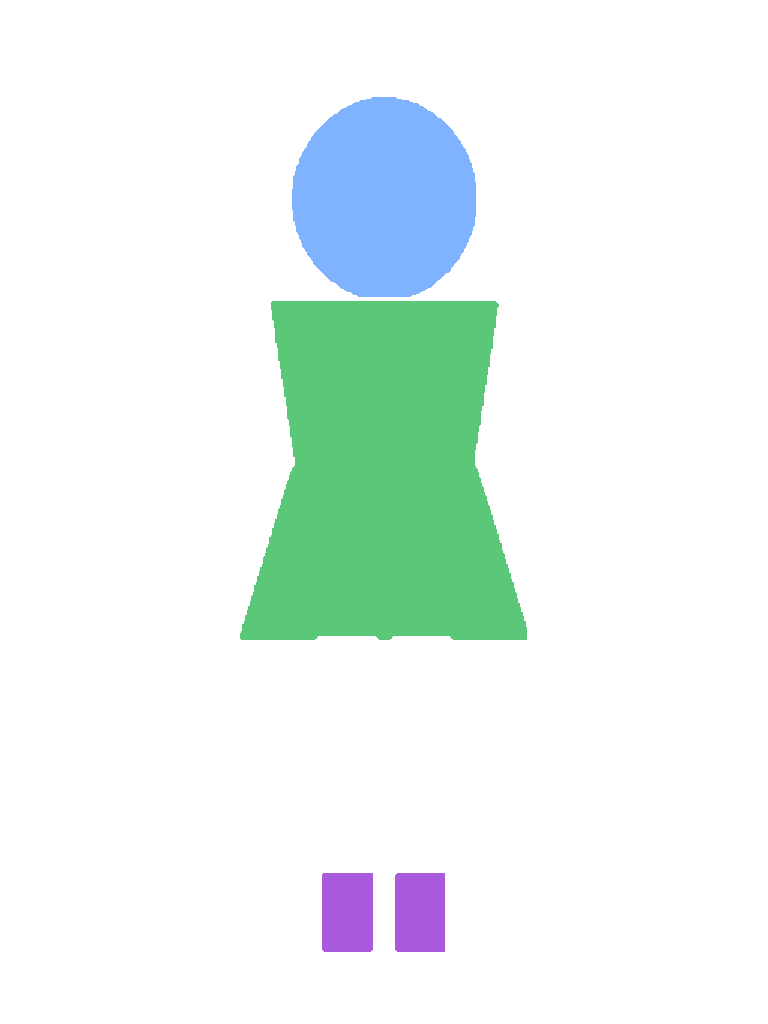
#> input picture grabtag/core/ComfyUI/input/regcap_reg_auto2.png, 768 x 1024 px
$ python selfcheck.py ../grabtag/core/ComfyUI/input/regcap_reg_auto2.png
#> lines starting #> are read from the running program, lines starting #| are printed output that depends on the picture
# -*- coding: utf-8 -*-
"""selfcheck.py — 出图后自检：审图表 + 手数，一条命令。
用法： python selfcheck.py <渲染图> [--cell 430]
产出： C:/MOSS-Deploy/ComfyUI/input/_audit_sheet.png（6 块特写）
      标准输出最后三行：审图表路径 / 手数结论 / 一句话判读
注意：mediapipe 对手绘/动漫图的手部检出率低且有误报（v376 双手叉腰只检出 1 只，
      v377 实为 2 只却报 3 只），**手数只作参考信号，最终以审图表人眼确认为准**。
"""
# 路径来自环境变量，便于换机器：
#   MOSS_HOME  ComfyUI 部署根（默认 C:\MOSS-Deploy）
#   MOSS_RUNS  run 目录根（默认 ./runs）
import os as _os
MOSS_HOME = _os.environ.get("MOSS_HOME", r"C:\MOSS-Deploy")
MOSS_RUNS = _os.environ.get("MOSS_RUNS", _os.path.join(_os.getcwd(), "runs"))
import io,sys,os,subprocess,json,argparse
sys.stdout=io.TextIOWrapper(sys.stdout.buffer,encoding="utf-8",errors="replace")
import numpy as np, cv2

def main():
    ap=argparse.ArgumentParser()
    ap.add_argument("image"); ap.add_argument("--cell", type=int, default=430)
    a=ap.parse_args()
    im=cv2.imdecode(np.fromfile(a.image,np.uint8),cv2.IMREAD_COLOR)
#> im is the input picture: shape (1024, 768, 3); mean B, G, R 241.8, 245.3, 233.7
    if im is None: print("!! 读不到",a.image); sys.exit(2)
    H,W=im.shape[:2]; g=cv2.cvtColor(im,cv2.COLOR_BGR2GRAY)
#> after `H, W = im.shape[:2]`: H = 1024; W = 768
#> after `g = cv2.cvtColor(im, cv2.COLOR_BGR2GRAY)`:
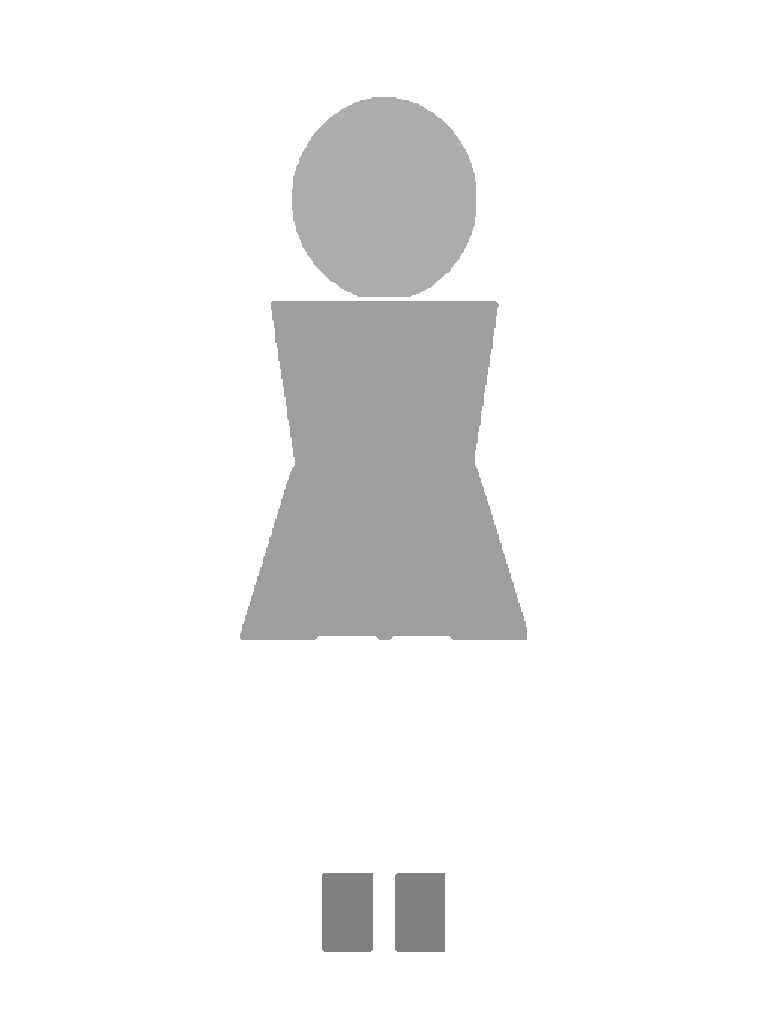
#> g: shape (1024, 768); min 129, max 255, mean 241.4
    ys,xs=np.where(g<245)
    x0,x1,y0,y1=int(xs.min()),int(xs.max()),int(ys.min()),int(ys.max()); fw,fh=x1-x0,y1-y0
#> after `x0, x1, y0, y1 = (int(xs.min()), int(xs.max()), int(ys.min()), int(ys.`: x0 = 240; x1 = 526; y0 = 97; y1 = 951
#> after `fw, fh = (x1 - x0, y1 - y0)`: fw = 286; fh = 854
    def box(rx0,ry0,rx1,ry1):
        return (int(x0+rx0*fw), int(y0+ry0*fh), int(x0+rx1*fw), int(y0+ry1*fh))
    regions=[("face",box(0.28,0.02,0.72,0.16)),("chest+arms",box(0.10,0.16,0.90,0.40)),
             ("hand-left",box(0.00,0.20,0.42,0.52)),("hand-right",box(0.58,0.20,1.00,0.52)),
             ("hip+thigh",box(0.25,0.42,0.75,0.62)),("feet",box(0.20,0.86,0.80,1.00))]
#> regions = [('face', (320, 114, 445, 233)), ('chest+arms', (268, 233, 497, 438)), ('hand-left', (240, 267, 360, 541)), ('hand-right', (405, 267, 526, 541)), ('hip+thigh', (311, 455, 454, 626)), ('feet', (297, 831, 468, 951))]
    tiles=[]
    for name,(p,q,r,s) in regions:
        cr=im[max(0,q):s, max(0,p):r]
        if cr.size==0: continue
        k=a.cell/max(cr.shape[:2])
        tiles.append((name,cv2.resize(cr,(max(1,int(cr.shape[1]*k)),max(1,int(cr.shape[0]*k))),interpolation=cv2.INTER_LANCZOS4)))
#> this loop made 6 passes
#> (name, p, q, r, s, k) on passes 1 to 6: ('face', 320, 114, 445, 233, 3.44), ('chest+arms', 268, 233, 497, 438, 1.88), ('hand-left', 240, 267, 360, 541, 1.57), ('hand-right', 405, 267, 526, 541, 1.57), ('hip+thigh', 311, 455, 454, 626, 2.51), ('feet', 297, 831, 468, 951, 2.51)
#> pass 1, in main, `cr=im[max(0,q):s, max(0,p):r]`:
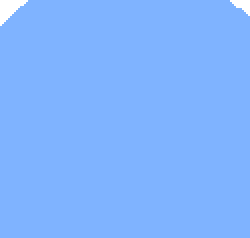
#> cr: shape (119, 125, 3) (shown 2 times larger); mean B, G, R 255, 179.7, 128.2
#> pass 2, in main, `cr=im[max(0,q):s, max(0,p):r]`:
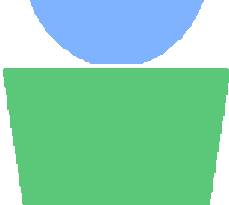
#> cr: shape (205, 229, 3); mean B, G, R 173.1, 208.1, 132
#> pass 3, in main, `cr=im[max(0,q):s, max(0,p):r]`:
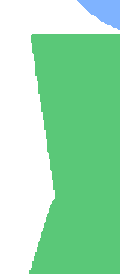
#> cr: shape (274, 120, 3); mean B, G, R 178.2, 222, 158.2
#> after the loop:
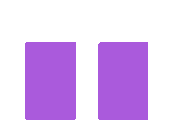
#> cr: shape (120, 171, 3); mean B, G, R 241.6, 191.7, 222.4
#> after the loop, tiles = 6 items
    cols=3; rows=(len(tiles)+cols-1)//cols
#> after `rows = (len(tiles) + cols - 1) // cols`: rows = 2
    o=np.full((rows*(a.cell+26)+8, cols*(a.cell+8)+8,3),255,np.uint8)
#> o: shape (920, 1322, 3); every value is 255
    for i,(name,t) in enumerate(tiles):
        r,c=divmod(i,cols); y=8+r*(a.cell+26); x=8+c*(a.cell+8)
        o[y:y+t.shape[0], x:x+t.shape[1]]=t
        cv2.putText(o,name,(x+4,y-6),cv2.FONT_HERSHEY_SIMPLEX,0.6,(0,0,0),1)
#> this loop made 6 passes
#> (name, r, c, y, x) on passes 1 to 6: ('face', 0, 0, 8, 8), ('chest+arms', 0, 1, 8, 446), ('hand-left', 0, 2, 8, 884), ('hand-right', 1, 0, 464, 8), ('hip+thigh', 1, 1, 464, 446), ('feet', 1, 2, 464, 884)
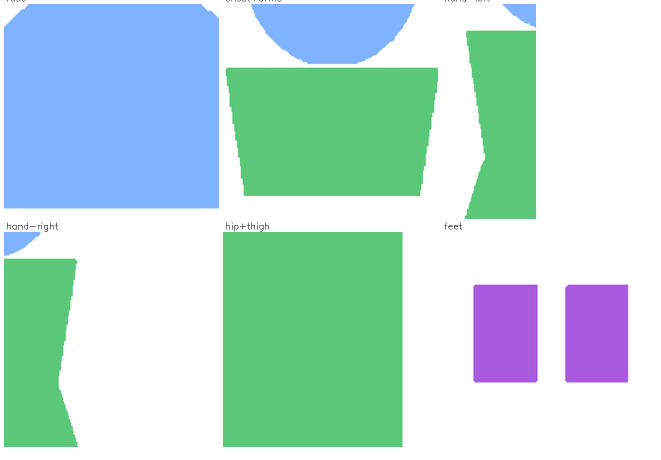
#> o: shape (920, 1322, 3) (shown at 1/2 size); mean of channels 0, 1, 2 214.7, 219.3, 182.1; drawn as B, G, R
    sheet=os.path.join(MOSS_HOME, "ComfyUI", "input", "_audit_sheet.png")
    cv2.imencode(".png",o)[1].tofile(sheet)
    print("审图表:",sheet)
    # 手数（参考信号）
    hp=os.path.join(MOSS_HOME, "work", "hand_count.py")
    r2=subprocess.run([sys.executable,hp,a.image,"--json"],capture_output=True,text=True,encoding="utf-8",errors="replace")
    try:
        d=json.loads((r2.stdout or "").strip().split("\n")[-1]); n=d["hands"]
    except Exception:
        n=-1
    print("手数(参考):", n if n>=0 else "检测失败")
    print("判读: 请打开审图表逐块看 —— 手指数/多肢/断肢/脚数/%s"%(("⚠ 手数报警→%d 只，重点看 hand-left / hand-right"%n) if n>2 else "手数正常"))
if __name__=="__main__": main()
